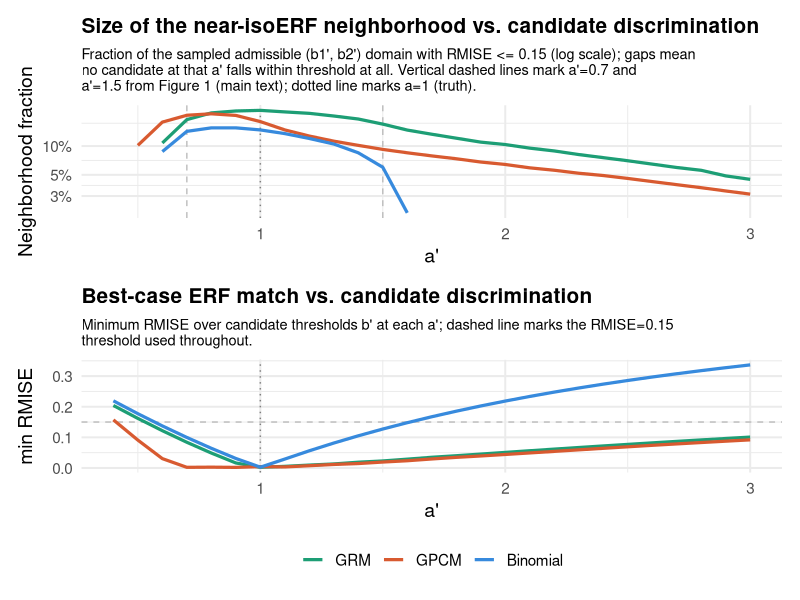

This chart was generated by the following R code:
## Extends Figure 1 (fig_isoerf_distance2_altcontour.pdf / iso.grm.fig) from two
## discrimination snapshots (a'=0.7, a'=1.5) into a continuous sweep over a',
## to make the "broad at low a', compact at high a'" claim in SI Section 1.4
## (si:isoerf.summary) directly visible and quantitative rather than inferred
## from two static panels.
##
## Same K=3 reference (a=1, b=(0,1)) and grid ranges as isoerf_distance2_altcontour.R,
## and the same common near-isoERF threshold (RMISE=0.15) used there, so the
## two figures are read together.

library(ggplot2)
library(patchwork)

logis <- function(x) 1 / (1 + exp(-x))

erf_grm <- function(theta, a, b) rowSums(outer(theta, b, function(t, bk) logis(a * (t - bk))))
erf_gpcm <- function(theta, a, b) {
  sapply(theta, function(t) {
    u1 <- exp(a * (t - b[1])); u2 <- exp(a * (t - b[1]) + a * (t - b[2]))
    (u1 + 2 * u2) / (1 + u1 + u2)
  })
}
erf_binom <- function(theta, a, b) 2 * logis(a * (theta - b[1]))

refs <- list(
  GRM      = list(a = 1, b = c(0, 1),    erf_fn = erf_grm),
  GPCM     = list(a = 1, b = c(0, 1),    erf_fn = erf_gpcm),
  Binomial = list(a = 1, b = c(0.5, NA), erf_fn = erf_binom)
)

erf_dist <- function(erf_ref_fn, erf_fn, a_prime, b_prime) {
  integrate(function(theta) {
    (erf_ref_fn(theta) - erf_fn(theta, a_prime, b_prime))^2 * dnorm(theta)
  }, lower = -5, upper = 5, subdivisions = 200)$value
}

b1_vals <- seq(-2, 2, length.out = 60)
b2_vals <- seq(-1, 3, length.out = 60)
b1_vals_binom <- seq(-2, 3, length.out = 400)

grids_2d <- list(
  GRM      = subset(expand.grid(b1 = b1_vals, b2 = b2_vals), b1 < b2),
  GPCM     = expand.grid(b1 = b1_vals, b2 = b2_vals)
)

a_seq <- seq(0.4, 3.0, by = 0.1)
contour_level_common <- 0.15   # shared with Figure 1 / iso.grm.fig

sweep_model <- function(model) {
  ref <- refs[[model]]
  efn <- ref$erf_fn
  erf_ref_fn <- function(theta) efn(theta, ref$a, ref$b)

  if (model == "Binomial") {
    n_total <- length(b1_vals_binom)
    out <- lapply(a_seq, function(ap) {
      dist <- sapply(b1_vals_binom, function(b1) erf_dist(erf_ref_fn, efn, ap, c(b1, NA)))
      rmise <- sqrt(dist)
      data.frame(a_prime = ap, min_rmise = min(rmise),
                 frac_below = mean(rmise <= contour_level_common))
    })
  } else {
    g <- grids_2d[[model]]
    n_total <- nrow(g)
    out <- lapply(a_seq, function(ap) {
      dist <- mapply(function(b1, b2) erf_dist(erf_ref_fn, efn, ap, c(b1, b2)), g$b1, g$b2)
      rmise <- sqrt(dist)
      data.frame(a_prime = ap, min_rmise = min(rmise),
                 frac_below = mean(rmise <= contour_level_common))
    })
  }
  res <- do.call(rbind, out)
  res$model <- model
  cat(sprintf("done %s\n", model))
  res
}

res <- do.call(rbind, lapply(c("GRM", "GPCM", "Binomial"), sweep_model))
res$model <- factor(res$model, levels = c("GRM", "GPCM", "Binomial"))

model_cols <- c(GRM = "#1D9E75", GPCM = "#D85A30", Binomial = "#378ADD")

theme_iso <- theme_minimal(base_size = 15) +
  theme(plot.title = element_text(size = 15, face = "bold"),
        plot.subtitle = element_text(size = 10.5),
        axis.title = element_text(size = 14),
        axis.text = element_text(size = 11),
        legend.title = element_text(size = 12),
        legend.text = element_text(size = 11),
        legend.position = "bottom")

wrap <- function(s, w = 95) paste(strwrap(s, width = w), collapse = "\n")

# Panel A: size of the near-isoERF neighborhood (fraction of the sampled
# admissible domain with RMISE <= 0.15) as a function of candidate a'.
# This is the direct, continuous version of "broad at a'=0.7, compact at
# a'=1.5" -- Figure 1 shows two vertical slices through this curve.
# Zero-fraction stretches (no admissible candidate within threshold at all)
# are left as gaps rather than floored, so an absent line segment is itself
# the signal, not an artifact of the log scale.
res$frac_plot <- ifelse(res$frac_below > 0, res$frac_below, NA)
p_frac <- ggplot(res, aes(x = a_prime, y = frac_plot, color = model)) +
  geom_vline(xintercept = 1, linetype = "dotted", color = "grey50") +
  geom_vline(xintercept = c(0.7, 1.5), linetype = "dashed", color = "grey75") +
  geom_line(linewidth = 1.1) +
  scale_y_log10(labels = scales::percent_format(accuracy = 1)) +
  scale_color_manual(values = model_cols, name = NULL) +
  labs(title = "Size of the near-isoERF neighborhood vs. candidate discrimination",
       subtitle = wrap("Fraction of the sampled admissible (b1', b2') domain with RMISE <= 0.15 (log scale); gaps mean no candidate at that a' falls within threshold at all. Vertical dashed lines mark a'=0.7 and a'=1.5 from Figure 1 (main text); dotted line marks a=1 (truth)."),
       x = expression(a*"'"), y = "Neighborhood fraction") +
  theme_iso

# Panel B: minimum achievable RMISE (best-compensating candidate) vs a' --
# shows *why* the binomial cannot exhibit the same transition: with only one
# free threshold it cannot compensate for a mismatched a', so even its best
# candidate stays far from the reference ERF once a' departs from 1.
p_min <- ggplot(res, aes(x = a_prime, y = min_rmise, color = model)) +
  geom_vline(xintercept = 1, linetype = "dotted", color = "grey50") +
  geom_hline(yintercept = contour_level_common, linetype = "dashed", color = "grey75") +
  geom_line(linewidth = 1.1) +
  scale_color_manual(values = model_cols, name = NULL) +
  labs(title = "Best-case ERF match vs. candidate discrimination",
       subtitle = wrap("Minimum RMISE over candidate thresholds b' at each a'; dashed line marks the RMISE=0.15 threshold used throughout."),
       x = expression(a*"'"), y = "min RMISE") +
  theme_iso

p_final <- (p_frac / p_min) +
  plot_layout(guides = "collect") &
  theme(legend.position = "bottom")

ggsave("/home/ben/Dropbox/Apps/Overleaf/binomial_model/figs/fig_isoerf_neighborhood_vs_a.pdf",
       p_final, width = 9.5, height = 9)
cat("saved\n")
